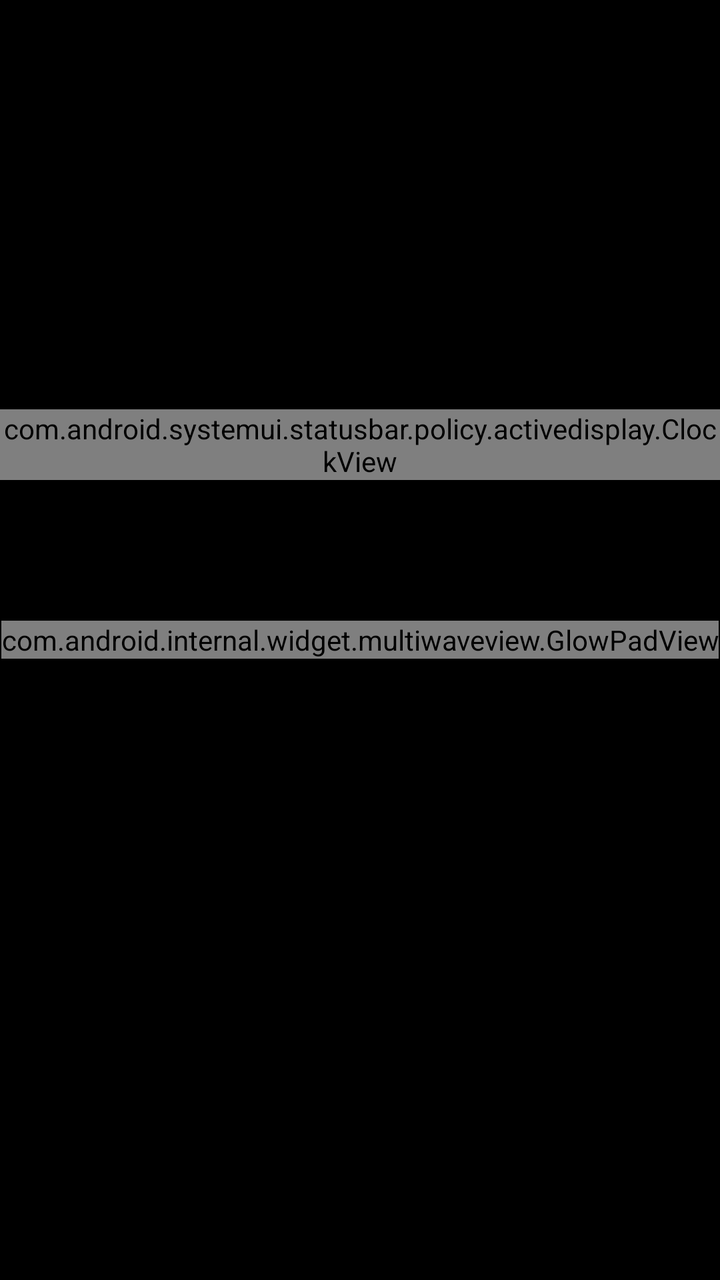
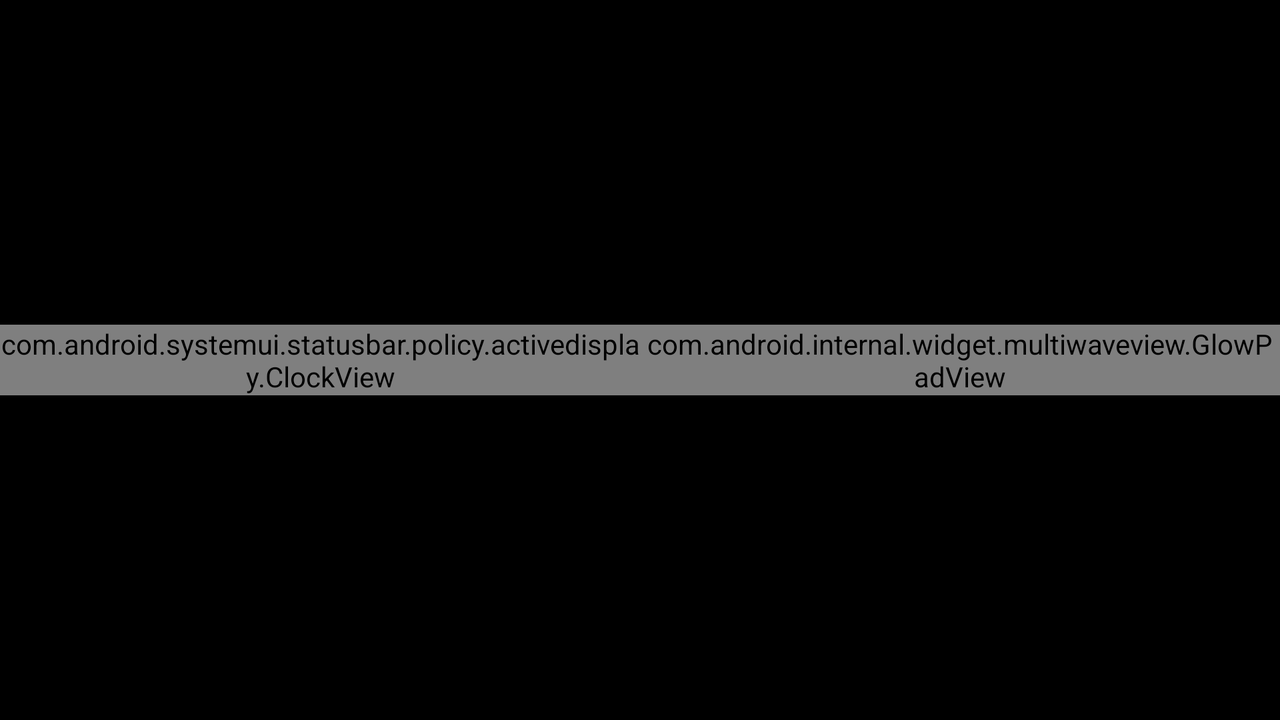

Two renders of one Android screen. The first uses the default layout on a phone; the second uses the alternative layout the repository ships for a different screen configuration, on a matching device. The two XML files are below.
<!-- AndroidManifest.xml: fallback theme Theme.MaterialComponents.DayNight.NoActionBar -->
<!-- res/layout/active_display_content.xml -->
<?xml version="1.0" encoding="utf-8"?>
<FrameLayout
    xmlns:prvandroid="http://schemas.android.com/apk/prv/res/android"
    xmlns:android="http://schemas.android.com/apk/res/android"
    android:id="@+id/porn_notification_view"
    android:layout_width="match_parent"
    android:layout_height="match_parent"
    android:clipChildren="false"
    android:clipToPadding="false"
    android:background="#ff000000">

    <FrameLayout
        android:id="@+id/remote_content_parent"
        android:layout_width="match_parent"
        android:layout_height="@dimen/notification_max_height"
        android:layout_gravity="center_horizontal">

        <View
            android:id="@+id/notification_remote_view"
            android:layout_width="wrap_content"
            android:layout_height="wrap_content" />

    </FrameLayout>
    <RelativeLayout
        android:layout_width="match_parent"
        android:layout_height="match_parent">

        <include layout="@layout/glow_pad_view" />

        <ImageView
            android:id="@+id/current_notification_icon"
            android:layout_width="@dimen/handle_icon_size"
            android:layout_height="@dimen/handle_icon_size"
            android:layout_centerInParent="true"
            android:scaleType="fitCenter"
            android:src="@drawable/ic_ad_unlock" />

        <View
            android:id="@+id/anchor"
            android:layout_width="0dp"
            android:layout_height="0dp"
            android:layout_centerInParent="true"/>

        <LinearLayout
            android:id="@+id/keyguard_other_notifications"
            android:orientation="horizontal"
            android:layout_width="wrap_content"
            android:layout_height="wrap_content"
            android:layout_below="@id/anchor"
            android:layout_centerHorizontal="true"
            android:layout_marginTop="@dimen/glowpad_overflow_notifications_margin_top" />

        <com.android.systemui.statusbar.policy.activedisplay.ClockView
            android:id="@+id/clock_view"
            android:layout_width="wrap_content"
            android:layout_height="wrap_content"
            android:layout_above="@id/anchor"
            android:layout_centerHorizontal="true"
            android:layout_marginBottom="@dimen/ad_clock_margin_bottom"
            android:gravity="center" >

            <TextView
                android:id="@+id/date"
                android:layout_width="wrap_content"
                android:layout_height="wrap_content"
                android:layout_marginBottom="-12dp"
                android:singleLine="true"
                android:ellipsize="none"
                android:textSize="@dimen/ad_date_font_size"
                android:textAppearance="?android:attr/textAppearanceSmall"
                android:textColor="@android:color/white"
                android:textAllCaps="true" />
            <TextView
                android:id="@+id/clock_text"
                android:layout_width="wrap_content"
                android:layout_height="wrap_content"
                android:singleLine="true"
                android:ellipsize="none"
                android:textSize="@dimen/ad_clock_font_size"
                android:textAppearance="?android:attr/textAppearanceMedium"
                android:textColor="@android:color/white"
                android:layout_below="@id/date" />
            <TextView
                android:id="@+id/am_pm"
                android:layout_width="wrap_content"
                android:layout_height="wrap_content"
                android:singleLine="true"
                android:ellipsize="none"
                android:textSize="@dimen/ad_ampm_font_size"
                android:textAppearance="?android:attr/textAppearanceSmall"
                android:textColor="@android:color/white"
                android:layout_toEndOf="@id/clock_text"
                android:layout_alignBaseline="@id/clock_text"/>
        </com.android.systemui.statusbar.policy.activedisplay.ClockView>
    </RelativeLayout>

</FrameLayout>
<!-- res/layout/glow_pad_view.xml (included above) -->
<?xml version="1.0" encoding="utf-8"?>
<com.android.internal.widget.multiwaveview.GlowPadView
    xmlns:prvandroid="http://schemas.android.com/apk/prv/res/android"
    xmlns:android="http://schemas.android.com/apk/res/android"
    android:id="@+id/glow_pad_view"
    android:layout_width="wrap_content"
    android:layout_height="wrap_content"
    android:layout_centerInParent="true"
    android:orientation="horizontal"
    prvandroid:targetDrawables="@array/ad_targets_unlock_only"
    prvandroid:outerRingDrawable="@*android:drawable/ic_lockscreen_outerring"
    prvandroid:outerRadius="@*android:dimen/glowpadview_target_placement_radius"
    prvandroid:innerRadius="@*android:dimen/glowpadview_inner_radius"
    prvandroid:snapMargin="@*android:dimen/glowpadview_snap_margin"
    prvandroid:firstItemOffset="@*android:integer/kg_glowpad_rotation_offset"
    prvandroid:magneticTargets="false"
    prvandroid:feedbackCount="1"
    prvandroid:vibrationDuration="20"
    prvandroid:glowRadius="@*android:dimen/glowpadview_glow_radius"
    prvandroid:pointDrawable="@*android:drawable/ic_lockscreen_glowdot"
    prvandroid:allowScaling="true" />
<!-- resources referenced by this layout -->
<resources>
  <!-- from res/values-hdpi/ -->
  <dimen name="ad_ampm_font_size">32dp</dimen>
  <!-- from res/values-hdpi/ -->
  <dimen name="ad_clock_font_size">70dp</dimen>
  <!-- from res/values-hdpi/ -->
  <dimen name="ad_clock_margin_bottom">80dp</dimen>
  <!-- from res/values-hdpi/ -->
  <dimen name="ad_date_font_size">18dp</dimen>
  <!-- from res/values-hdpi/ -->
  <dimen name="glowpad_overflow_notifications_margin_top">64dp</dimen>
  <!-- from res/values-hdpi/ -->
  <dimen name="handle_icon_size">36dp</dimen>
  <dimen name="notification_max_height">256dp</dimen>
</resources>
<!-- res/layout-land/active_display_content.xml (the repository's variant of the layout above) -->
<!-- drawn on the phone turned sideways -->
<?xml version="1.0" encoding="utf-8"?>
<FrameLayout
    xmlns:prvandroid="http://schemas.android.com/apk/prv/res/android"
    xmlns:android="http://schemas.android.com/apk/res/android"
    android:id="@+id/porn_notification_view"
    android:layout_width="match_parent"
    android:layout_height="match_parent"
    android:clipChildren="false"
    android:clipToPadding="false"
    android:background="#ff000000">

    <LinearLayout
        android:layout_width="match_parent"
        android:layout_height="match_parent"
        android:weightSum="2"
        android:orientation="horizontal" >

        <FrameLayout
            android:id="@+id/remote_content_parent"
            android:layout_width="0dp"
            android:layout_height="match_parent"
            android:layout_weight="1">

            <com.android.systemui.statusbar.policy.activedisplay.ClockView
                android:id="@+id/clock_view"
                android:layout_width="wrap_content"
                android:layout_height="wrap_content"
                android:layout_gravity="center"
                android:gravity="center" >

                <TextView
                    android:id="@+id/date"
                    android:layout_width="wrap_content"
                    android:layout_height="wrap_content"
                    android:layout_marginBottom="-12dp"
                    android:singleLine="true"
                    android:ellipsize="none"
                    android:textSize="@dimen/ad_date_font_size"
                    android:textAppearance="?android:attr/textAppearanceSmall"
                    android:textColor="@android:color/white"
                    android:textAllCaps="true" />
                <TextView
                    android:id="@+id/clock_text"
                    android:layout_width="wrap_content"
                    android:layout_height="wrap_content"
                    android:singleLine="true"
                    android:ellipsize="none"
                    android:textSize="@dimen/ad_clock_font_size"
                    android:textAppearance="?android:attr/textAppearanceMedium"
                    android:textColor="@android:color/white"
                    android:layout_below="@id/date" />
                <TextView
                    android:id="@+id/am_pm"
                    android:layout_width="wrap_content"
                    android:layout_height="wrap_content"
                    android:singleLine="true"
                    android:ellipsize="none"
                    android:textSize="@dimen/ad_ampm_font_size"
                    android:textAppearance="?android:attr/textAppearanceSmall"
                    android:textColor="@android:color/white"
                    android:layout_toEndOf="@id/clock_text"
                    android:layout_alignBaseline="@id/clock_text"/>
            </com.android.systemui.statusbar.policy.activedisplay.ClockView>

            <View
                android:id="@+id/notification_remote_view"
                android:layout_width="wrap_content"
                android:layout_height="wrap_content" />

        </FrameLayout>
        <RelativeLayout
            android:layout_width="0dp"
            android:layout_height="match_parent"
            android:layout_weight="1" >

            <include layout="@layout/glow_pad_view" />

            <ImageView
                android:id="@+id/current_notification_icon"
                android:layout_width="@dimen/handle_icon_size"
                android:layout_height="@dimen/handle_icon_size"
                android:layout_centerInParent="true"
                android:scaleType="fitCenter"
                android:src="@drawable/ic_ad_unlock" />

            <View
                android:id="@+id/anchor"
                android:layout_width="0dp"
                android:layout_height="0dp"
                android:layout_centerInParent="true"/>

            <LinearLayout
                android:id="@+id/keyguard_other_notifications"
                android:orientation="horizontal"
                android:layout_width="wrap_content"
                android:layout_height="wrap_content"
                android:layout_below="@id/anchor"
                android:layout_centerHorizontal="true"
                android:layout_marginTop="@dimen/glowpad_overflow_notifications_margin_top" />

        </RelativeLayout>

    </LinearLayout>

</FrameLayout>
<!-- resources referenced by the variant -->
<!-- as the phone turned sideways resolves them -->
<resources>
  <!-- from res/values-hdpi/ -->
  <dimen name="ad_ampm_font_size">32dp</dimen>
  <!-- from res/values-hdpi/ -->
  <dimen name="ad_clock_font_size">70dp</dimen>
  <!-- from res/values-hdpi/ -->
  <dimen name="ad_date_font_size">18dp</dimen>
  <!-- from res/values-hdpi/ -->
  <dimen name="glowpad_overflow_notifications_margin_top">64dp</dimen>
  <!-- from res/values-hdpi/ -->
  <dimen name="handle_icon_size">36dp</dimen>
</resources>
